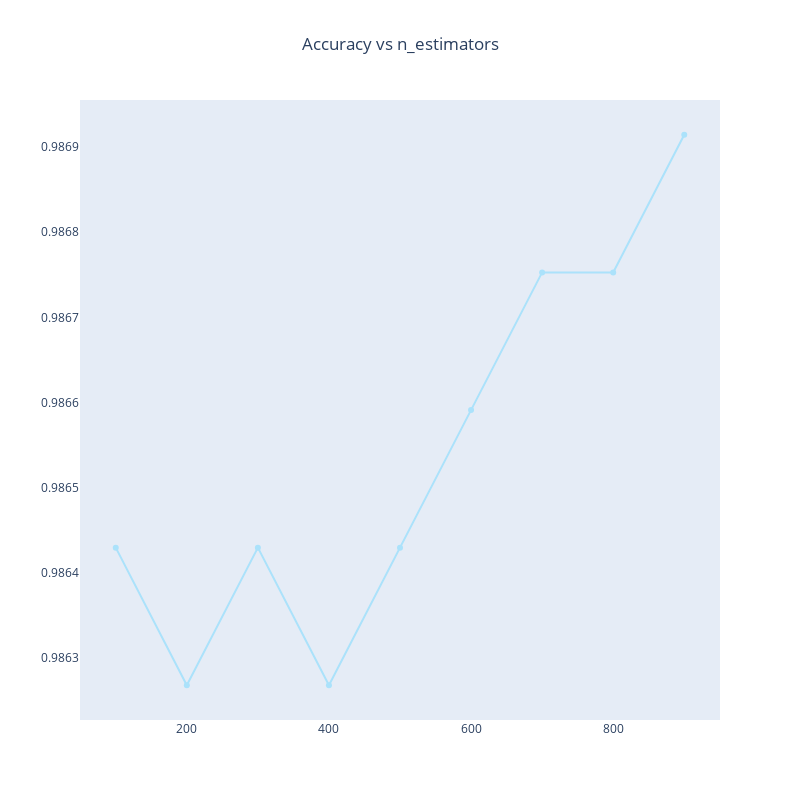

The cell this chart's notebook holds for it:
### Markdown cell above
### plot accuracy vs n_estimators

### Code cell
fig = go.Figure()
fig.add_trace(
    go.Scatter(
        x=[i[0] for i in l],
        y=[i[1] for i in l],
        mode="lines+markers",
        marker_color="rgb(171, 226, 251)",
    )
)
fig.update_layout(
    title="Accuracy vs n_estimators",
    title_x=0.5,
    width=800,
    height=800,
    xaxis_showgrid=False,
    yaxis_showgrid=False,
)
fig.show()

### Figure 1 — Plotly figure (JSON) as saved in the notebook; plotly's stock layout.template omitted (floating-point values rounded to 4 significant figures)
{"data": [{"marker": {"color": "rgb(171, 226, 251)"}, "mode": "lines+markers", "type": "scatter", "x": [100, 200, 300, 400, 500, 600, 700, 800, 900], "y": [0.9864, 0.9863, 0.9864, 0.9863, 0.9864, 0.9866, 0.9868, 0.9868, 0.9869]}], "layout": {"height": 800, "title": {"text": "Accuracy vs n_estimators", "x": 0.5}, "width": 800, "xaxis": {"showgrid": false}, "yaxis": {"showgrid": false}}}
